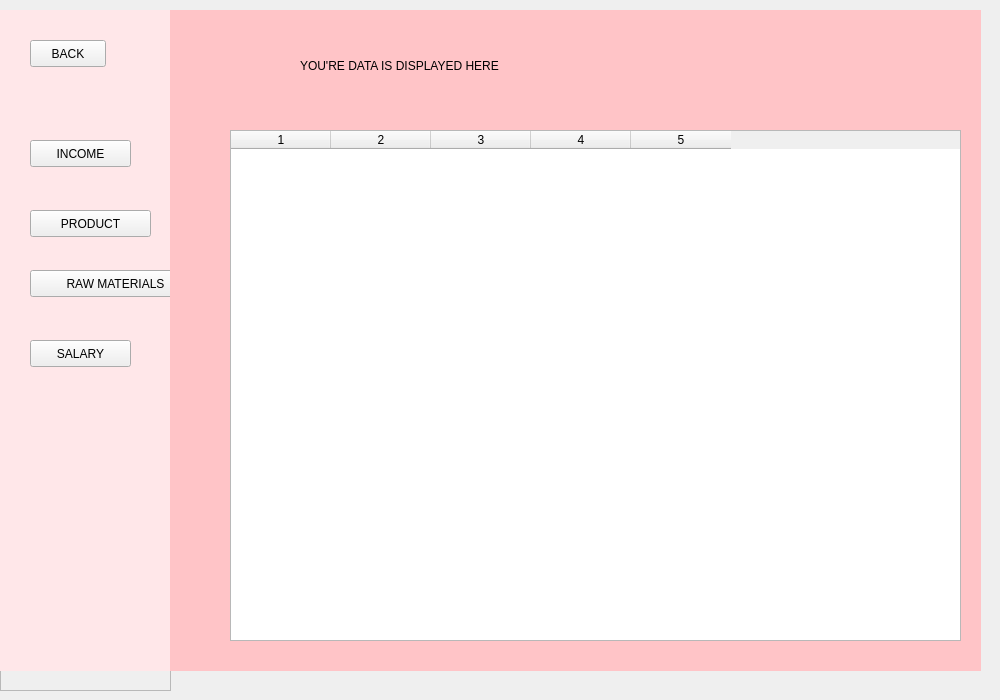
<?xml version="1.0" encoding="UTF-8"?>
<ui version="4.0">
 <class>Form</class>
 <widget class="QWidget" name="Form">
  <property name="geometry">
   <rect>
    <x>0</x>
    <y>0</y>
    <width>1000</width>
    <height>700</height>
   </rect>
  </property>
  <property name="windowTitle">
   <string>Form</string>
  </property>
  <widget class="QFrame" name="frame">
   <property name="geometry">
    <rect>
     <x>0</x>
     <y>10</y>
     <width>171</width>
     <height>681</height>
    </rect>
   </property>
   <property name="frameShape">
    <enum>QFrame::StyledPanel</enum>
   </property>
   <property name="frameShadow">
    <enum>QFrame::Raised</enum>
   </property>
   <widget class="QLabel" name="bg">
    <property name="geometry">
     <rect>
      <x>0</x>
      <y>0</y>
      <width>271</width>
      <height>661</height>
     </rect>
    </property>
    <property name="styleSheet">
     <string notr="true">background-color: rgb(255, 231, 233);</string>
    </property>
    <property name="text">
     <string/>
    </property>
   </widget>
   <widget class="QPushButton" name="incomebtn">
    <property name="geometry">
     <rect>
      <x>30</x>
      <y>130</y>
      <width>101</width>
      <height>27</height>
     </rect>
    </property>
    <property name="styleSheet">
     <string notr="true">font: 12pt &quot;Algerian&quot;;</string>
    </property>
    <property name="text">
     <string>INCOME</string>
    </property>
   </widget>
   <widget class="QPushButton" name="prodbtn">
    <property name="geometry">
     <rect>
      <x>30</x>
      <y>200</y>
      <width>121</width>
      <height>27</height>
     </rect>
    </property>
    <property name="styleSheet">
     <string notr="true">font: 12pt &quot;Algerian&quot;;</string>
    </property>
    <property name="text">
     <string>PRODUCT</string>
    </property>
   </widget>
   <widget class="QPushButton" name="rawbtn">
    <property name="geometry">
     <rect>
      <x>30</x>
      <y>260</y>
      <width>171</width>
      <height>27</height>
     </rect>
    </property>
    <property name="styleSheet">
     <string notr="true">font: 12pt &quot;Algerian&quot;;</string>
    </property>
    <property name="text">
     <string>RAW MATERIALS</string>
    </property>
   </widget>
   <widget class="QPushButton" name="salbtn">
    <property name="geometry">
     <rect>
      <x>30</x>
      <y>330</y>
      <width>101</width>
      <height>27</height>
     </rect>
    </property>
    <property name="styleSheet">
     <string notr="true">font: 12pt &quot;Algerian&quot;;</string>
    </property>
    <property name="text">
     <string>SALARY</string>
    </property>
   </widget>
   <widget class="QPushButton" name="pushButton">
    <property name="geometry">
     <rect>
      <x>30</x>
      <y>30</y>
      <width>76</width>
      <height>27</height>
     </rect>
    </property>
    <property name="text">
     <string>BACK</string>
    </property>
   </widget>
  </widget>
  <widget class="QLabel" name="bg1">
   <property name="geometry">
    <rect>
     <x>170</x>
     <y>10</y>
     <width>811</width>
     <height>661</height>
    </rect>
   </property>
   <property name="styleSheet">
    <string notr="true">background-color: rgb(255, 196, 199);</string>
   </property>
   <property name="text">
    <string/>
   </property>
  </widget>
  <widget class="QTableWidget" name="tableWidget">
   <property name="geometry">
    <rect>
     <x>230</x>
     <y>130</y>
     <width>731</width>
     <height>511</height>
    </rect>
   </property>
   <column>
    <property name="text">
     <string>1</string>
    </property>
   </column>
   <column>
    <property name="text">
     <string>2</string>
    </property>
   </column>
   <column>
    <property name="text">
     <string>3</string>
    </property>
   </column>
   <column>
    <property name="text">
     <string>4</string>
    </property>
   </column>
   <column>
    <property name="text">
     <string>5</string>
    </property>
   </column>
  </widget>
  <widget class="QLabel" name="bgtitle">
   <property name="geometry">
    <rect>
     <x>300</x>
     <y>30</y>
     <width>631</width>
     <height>71</height>
    </rect>
   </property>
   <property name="styleSheet">
    <string notr="true">font: 20pt &quot;Algerian&quot;;</string>
   </property>
   <property name="text">
    <string>YOU'RE DATA IS DISPLAYED HERE</string>
   </property>
  </widget>
 </widget>
 <resources/>
 <connections/>
</ui>
